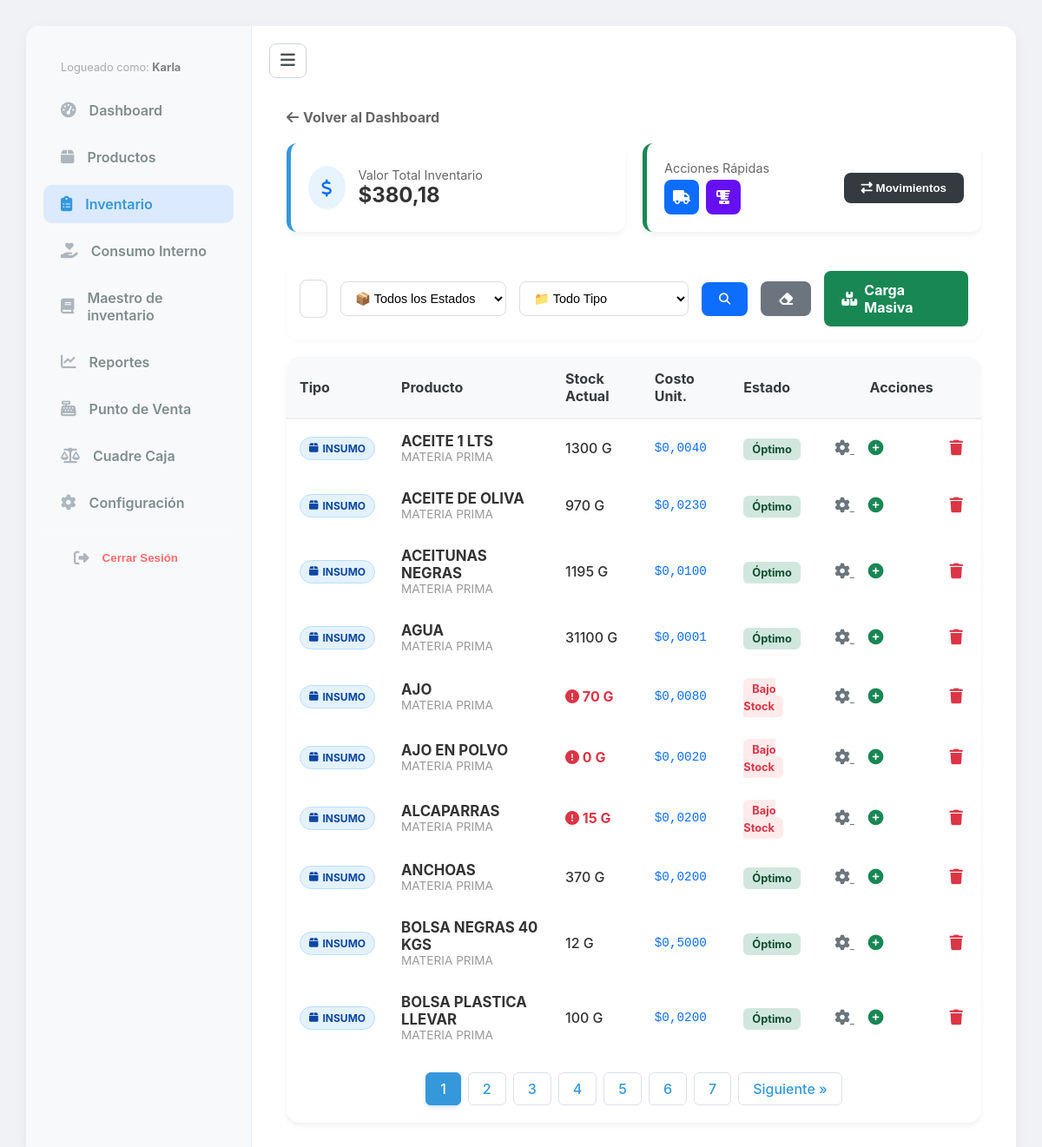
/inventory/ (signed in), run on an earlier commit of the app's database.
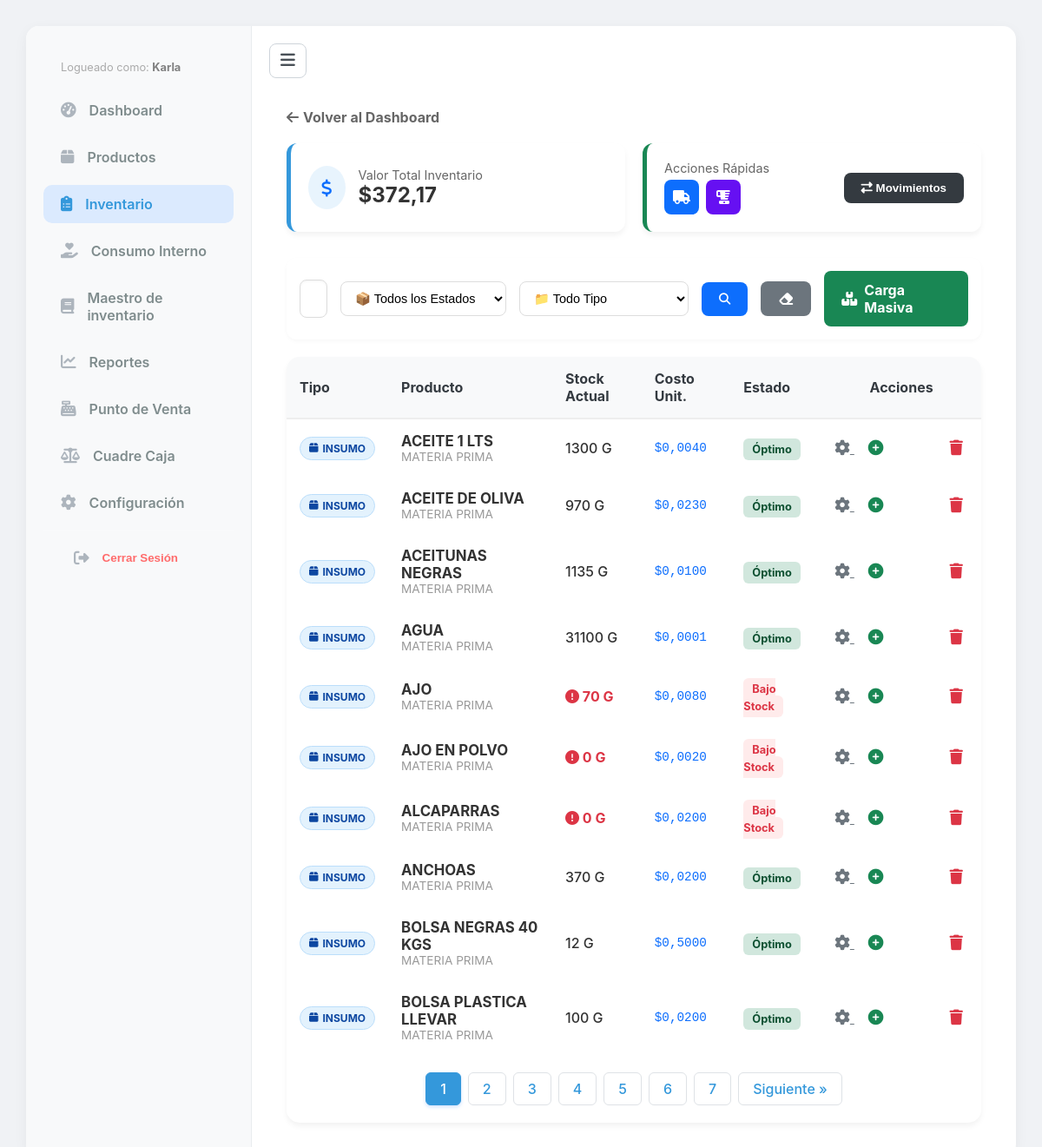
And on a later commit of the database.
### inventory/models.py (models this page shows, shortened)
class Insumo(models.Model):
    nombre = models.CharField(max_length=200)
    categoria = models.ForeignKey(CategoriaInsumo, on_delete=models.SET_NULL, null=True)
    unidad = models.ForeignKey(UnidadMedida, on_delete=models.PROTECT, verbose_name="Unidad Base")
    precio_venta_extra = models.DecimalField(max_digits=10, decimal_places=2, default=0.00, verbose_name="Precio de Venta Extra ($)")
    cantidad_porcion_extra = models.DecimalField(max_digits=10, decimal_places=4, default=0.00, help_text="Cantidad a descontar por cada extra vendido (Ej: 0.050 para 50g)")
    peso_standar = models.DecimalField(
        max_digits=12,
        decimal_places=3,
        default=1,
        verbose_name="Peso por Unidad de Compra (Gr/Ml)"
    )
    precio_mercado = models.DecimalField(max_digits=12, decimal_places=2, default=0, verbose_name="Costo de la Unidad ($)")
    merma_porcentaje = models.DecimalField(max_digits=5, decimal_places=2, default=0, verbose_name="% Merma")
    rendimiento = models.DecimalField(
        max_digits=12,
        decimal_places=3,
        default=1,
        verbose_name="Rendimiento (Cantidad Final Producida)"
    )
    costo_unitario = models.DecimalField(max_digits=12, decimal_places=6, default=0, verbose_name="Costo Real x Gramo")
    stock_actual = models.DecimalField(max_digits=12, decimal_places=3, default=0)
    stock_minimo = models.DecimalField(max_digits=12, decimal_places=3, default=500)
    es_insumo_compuesto = models.BooleanField(default=False)
    es_extra = models.BooleanField(
        default=False,
        verbose_name="¿Se vende como Extra?",
        help_text="Marca esta casilla si este ingrediente puede ser agregado como extra en un producto."
    )

class CategoriaInsumo(models.Model):
    nombre = models.CharField(max_length=100)

class UnidadMedida(models.Model):
    nombre = models.CharField(max_length=50)
    codigo = models.CharField(max_length=10)
    factor = models.DecimalField(max_digits=10, decimal_places=4, default=1, help_text="1 para Gramos/ML. 1000 para KG/L.")

### inventory/views.py (the view)
# urls.py: path('', views.inventory_index, name='inventory_index'),
@never_cache
def inventory_index(request):
    insumos_list = Insumo.objects.all().order_by('nombre')
    categorias = CategoriaInsumo.objects.all()
    alertas_stock = Insumo.objects.filter(stock_actual__lte=models.F('stock_minimo')).count()
    valor_inventario = 0
    for i in Insumo.objects.all():
        valor_inventario += (i.stock_actual * i.costo_unitario)
    query = request.GET.get('q', '')
    estado = request.GET.get('estado', 'todos')
    tipo = request.GET.get('tipo', 'todos')
    if query:
        insumos_list = insumos_list.filter(nombre__icontains=query)
    if estado == 'bajo':
        insumos_list = insumos_list.filter(stock_actual__lte=models.F('stock_minimo'))
    elif estado == 'ok':
        insumos_list = insumos_list.filter(stock_actual__gt=models.F('stock_minimo'))
    elif estado == 'cero':
        insumos_list = insumos_list.filter(stock_actual__lte=0)
    if tipo == 'insumo':
        insumos_list = insumos_list.filter(es_insumo_compuesto=False)
    elif tipo == 'receta':
        insumos_list = insumos_list.filter(es_insumo_compuesto=True)
    paginator = Paginator(insumos_list, 10)
    page_number = request.GET.get('page')
    insumos = paginator.get_page(page_number)
    context = {
        'insumos': insumos,
        'categorias': categorias,
        'alertas_stock': alertas_stock,
        'valor_total': valor_inventario,
        'q': query,
        'estado': estado,
        'tipo': tipo,
    }
    return render(request, 'inventory/inventory_list.html', context)

### core/context_processors.py (called while the page is built)
def configuracion_global(request):
    return {
        'config': Configuracion.get_solo()
    }

### core/models.py (called while the page is built)
    @classmethod
    def get_solo(cls):
        obj, created = cls.objects.get_or_create(id=1)
        return obj

### inventory/templates/inventory/inventory_list.html (shortened to what the changed rows need)
{% extends 'base.html' %}
{% load static %}
{% block content %}
<div style="padding: 20px; max-width: 1200px; margin: 0 auto;">
    <div style="display: grid; grid-template-columns: repeat(auto-fit, minmax(250px, 1fr)); gap: 20px; margin-bottom: 30px;">
        <div class="kpi-card">
            <div>
                <div style="color: #666; font-size: 0.9em;">Valor Total Inventario</div>
                <div style="font-size: 1.5em; font-weight: bold; color: #333;">${{ valor_total|floatformat:2 }}</div>
            </div>
        </div>
    </div>
    <div class="card-style" style="overflow-x: auto; box-shadow: 0 4px 6px rgba(0,0,0,0.05); padding: 0;">
        <table style="width: 100%; border-collapse: separate; border-spacing: 0;" id="tablaInventario">
            <thead>
                <tr style="background: #f8f9fa; text-align: left;">
                    <th style="padding: 15px; border-bottom: 2px solid #eee;">Tipo</th>
                    <th style="padding: 15px; border-bottom: 2px solid #eee;">Producto</th>
                    <th style="padding: 15px; border-bottom: 2px solid #eee;">Stock Actual</th>
                    <th style="padding: 15px; border-bottom: 2px solid #eee;">Costo Unit.</th>
                    <th style="padding: 15px; border-bottom: 2px solid #eee;">Estado</th>
                    <th style="padding: 15px; border-bottom: 2px solid #eee; text-align: center;">Acciones</th>
                </tr>
            </thead>
            <tbody>
                {% for insumo in insumos %}
                <tr style="border-bottom: 1px solid #f1f1f1;"
                    class="fila-producto"
                    data-nombre="{{ insumo.nombre|lower }}"
                    data-tipo="{% if insumo.es_insumo_compuesto %}receta{% else %}insumo{% endif %}"
                    data-estado="{% if insumo.stock_actual <= 0 %}cero{% elif insumo.stock_actual <= insumo.stock_minimo %}bajo{% else %}ok{% endif %}">
                    <td style="padding: 15px;">
                        {% if insumo.es_insumo_compuesto %}
                            <span class="badge-tipo badge-receta"><i class="fas fa-utensils"></i> Receta</span>
                        {% else %}
                            <span class="badge-tipo badge-compra"><i class="fas fa-box"></i> Insumo</span>
                        {% endif %}
                    </td>
                    <td style="padding: 15px;">
                        <div style="font-weight: bold; color: #333; font-size: 1.05em;">{{ insumo.nombre }}</div>
                        <div style="font-size: 0.85em; color: #999;">{{ insumo.categoria.nombre|default:"Sin categoría" }}</div>
                    </td>
                    <td style="padding: 15px;">
                        {% if insumo.stock_actual <= insumo.stock_minimo %}
                            <div style="color: #dc3545; font-weight: bold;">
                                <i class="fas fa-exclamation-circle"></i> {{ insumo.stock_actual|floatformat:0 }} {{ insumo.unidad.codigo }}
                            </div>
                        {% else %}
                            <div style="color: #333; font-weight: 500;">
                                {{ insumo.stock_actual|floatformat:0 }} {{ insumo.unidad.codigo }}
                            </div>
                        {% endif %}
                    </td>
                    <td style="padding: 15px;">
                        <div style="font-family: monospace; font-size: 1.1em; color: #0d6efd;">
                            ${{ insumo.costo_unitario|floatformat:4 }}
                        </div>
                    </td>
                    <td style="padding: 15px;">
                        {% if insumo.stock_actual <= insumo.stock_minimo %}
                            <span style="background: #ffebeb; color: #dc3545; padding: 5px 10px; border-radius: 6px; font-size: 0.8em; font-weight: bold;">Bajo Stock</span>
                        {% else %}
                            <span style="background: #d1e7dd; color: #0f5132; padding: 5px 10px; border-radius: 6px; font-size: 0.8em; font-weight: bold;">Óptimo</span>
                        {% endif %}
                    </td>
                    <td style="padding: 15px; text-align: center; white-space: nowrap;">
                        <a href="{% url 'maestro_edit' insumo.id %}" title="Editar Configuración" style="color: #6c757d; margin-right: 10px; font-size: 1.1em;">
                            <i class="fas fa-cog"></i>
                        </a>
                        <button onclick="abrirModalMovimiento('{{ insumo.id }}')" title="Registrar Entrada/Salida" style="background: none; border: none; color: #198754; cursor: pointer; font-size: 1.1em; margin-right: 10px;">
                            <i class="fas fa-plus-circle"></i>
                        </button>
                        <form action="{% url 'insumo_delete' insumo.id %}" method="POST" style="display:inline-block;" onsubmit="return confirm('¿Eliminar {{ insumo.nombre }}?');">
                            <button type="submit" style="background: none; border: none; color: #dc3545; cursor: pointer; font-size: 1.1em;" title="Eliminar">
                                <i class="fas fa-trash"></i>
                            </button>
                        </form>
                    </td>
                </tr>
                {% empty %}
                <tr id="fila-vacia-db"><td colspan="6" style="text-align:center; padding: 40px;">Tu inventario está vacío.</td></tr>
                {% endfor %}
            </tbody>
        </table>
    </div>
</div>
{% endblock %}

What changed in the data, as far as the page shows it:
changed Insumo "ACEITUNAS NEGRAS": stock_actual "1195" → "1135"
changed Insumo "ALCAPARRAS": stock_actual "15" → "0"
Also different on the page:
{{ valor_total|floatformat:2 }}: "380,18" → "372,17"
